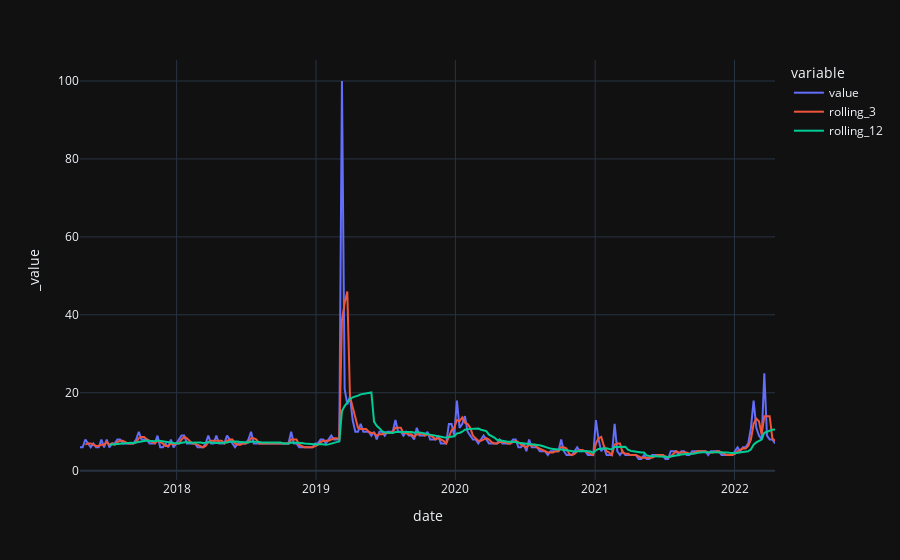

Here is the notebook cell this chart was saved with:
### Code cell
# create moving-averages
df['rolling_3'] = df['value'].rolling(3).mean()
df['rolling_12'] = df['value'].rolling(12).mean()
# plot 
import plotly.express as px
fig = px.line(df, x="date", y=['value', 'rolling_3', 'rolling_12'], template = 'plotly_dark')
fig.show()

### Figure 1 — Plotly figure (JSON) as saved in the notebook; plotly's stock layout.template omitted (floating-point values rounded to 4 significant figures; data arrays with more than 128 entries replaced by an {"elided": "..."} marker saying what was removed)
{"data": [{"hovertemplate": "variable=value<br>date=%{x}<br>_value=%{y}<extra></extra>", "legendgroup": "value", "line": {"color": "#636efa", "dash": "solid"}, "marker": {"symbol": "circle"}, "mode": "lines", "name": "value", "orientation": "v", "showlegend": true, "type": "scatter", "x": {"elided": "261 str values"}, "xaxis": "x", "y": {"elided": "261 int values"}, "yaxis": "y"}, {"hovertemplate": "variable=rolling_3<br>date=%{x}<br>_value=%{y}<extra></extra>", "legendgroup": "rolling_3", "line": {"color": "#EF553B", "dash": "solid"}, "marker": {"symbol": "circle"}, "mode": "lines", "name": "rolling_3", "orientation": "v", "showlegend": true, "type": "scatter", "x": {"elided": "261 str values"}, "xaxis": "x", "y": {"elided": "261 float values"}, "yaxis": "y"}, {"hovertemplate": "variable=rolling_12<br>date=%{x}<br>_value=%{y}<extra></extra>", "legendgroup": "rolling_12", "line": {"color": "#00cc96", "dash": "solid"}, "marker": {"symbol": "circle"}, "mode": "lines", "name": "rolling_12", "orientation": "v", "showlegend": true, "type": "scatter", "x": {"elided": "261 str values"}, "xaxis": "x", "y": {"elided": "261 float values"}, "yaxis": "y"}], "layout": {"legend": {"title": {"text": "variable"}, "tracegroupgap": 0}, "margin": {"t": 60}, "xaxis": {"anchor": "y", "domain": [0, 1], "title": {"text": "date"}}, "yaxis": {"anchor": "x", "domain": [0, 1], "title": {"text": "_value"}}}}
